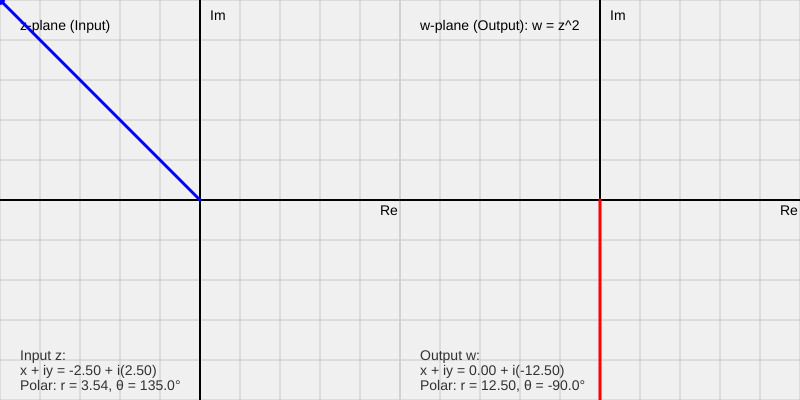
Frame 1 (no input)
Frame 60 (no input): identical to frame 1, image omitted
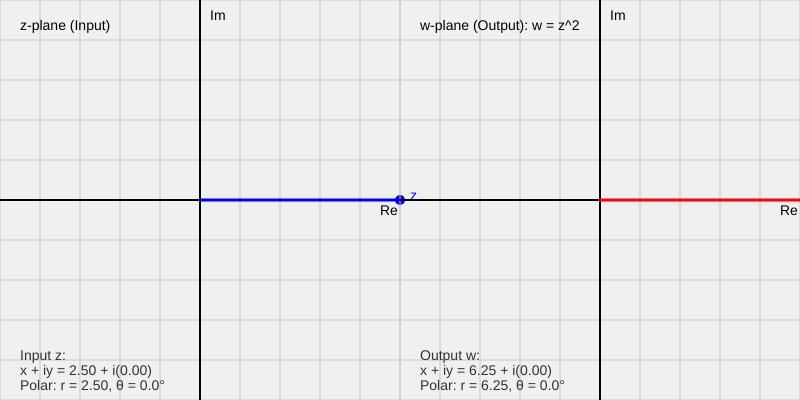
Frame 120 (the mouse pressed at the canvas centre since frame 60)

The p5.js sketch that drew these frames (run headless with seeded random() and noise() and a simulated clock; from frame 60 on, the mouse is pressed at the canvas centre):

// p5.js sketch
// ── sketch.js
// p5.jsによる複素数演算と写像の可視化
// Unit 1: f(z) = z^2 の可視化

let canvasSize = 600;
let plotRange = 2.5; // 座標軸の表示範囲 (-2.5 ～ 2.5)

function setup() {
    createCanvas(800, 400); // 横長のアートボードを作成
    textSize(14);
}

function draw() {
    background(240);

    // --- 1. 左側：入力 z平面 (Input Plane) ---
    push();
    translate(200, 200); // 左側の中心を原点に
    drawGrid("z-plane (Input)");

    // マウス座標を複素数 z に変換
    let z = pixelToMath(mouseX, mouseY, 0, 200); // 0-400の範囲で計算

    // zベクトルを描画 (青色)
    drawVector(z.x, z.y, 'blue', "z");

    // zの情報を表示
    displayInfo(z, -180, 160, "Input z");
    pop();


    // --- 2. 右側：出力 w平面 (Output Plane) ---
    push();
    translate(600, 200); // 右側の中心を原点に
    drawGrid("w-plane (Output): w = z^2");

    // 複素関数の計算: w = z^2
    // (x + iy)^2 = (x^2 - y^2) + i(2xy)
    let wx = z.x * z.x - z.y * z.y;
    let wy = 2 * z.x * z.y;

    // wベクトルを描画 (赤色)
    drawVector(wx, wy, 'red', "w");

    // wの情報を表示
    displayInfo({ x: wx, y: wy }, -180, 160, "Output w");
    pop();
}

// --- 補助関数群 ---

// 座標軸とグリッドを描く
function drawGrid(label) {
    stroke(200);
    strokeWeight(1);

    // グリッド線
    // pixel scaling factor
    let scaleF = 200 / plotRange;

    for (let i = -plotRange; i <= plotRange; i += 0.5) {
        let p = i * scaleF;
        line(p, -200, p, 200); // 縦線
        line(-200, p, 200, p); // 横線
    }

    // 軸
    stroke(0);
    strokeWeight(2);
    line(-200, 0, 200, 0); // 実軸
    line(0, -200, 0, 200); // 虚軸

    fill(0);
    noStroke();
    text(label, -180, -170);
    text("Re", 180, 15);
    text("Im", 10, -180);
}

// ベクトルを描く
function drawVector(x, y, col, label) {
    let px = x * (200 / plotRange);
    let py = -y * (200 / plotRange); // y軸は画面上では下がプラスなので反転

    stroke(col);
    strokeWeight(3);
    line(0, 0, px, py);

    fill(col);
    noStroke();
    circle(px, py, 10);
    text(label, px + 10, py);
}

// ピクセル座標を数学座標に変換
function pixelToMath(mx, my, offsetX, offsetY) {
    // マウスがキャンバス外にある場合の制限
    let localX = mx - offsetX - 200; // translate分を考慮
    let localY = my - 200;

    let x = localX / (200 / plotRange);
    let y = -localY / (200 / plotRange); // y軸反転

    return { x: x, y: y };
}

// 数値情報を表示
function displayInfo(v, x, y, title) {
    fill(50);
    noStroke();
    let r = sqrt(v.x * v.x + v.y * v.y);
    let theta = degrees(atan2(v.y, v.x));

    text(`${title}:`, x, y);
    text(`x + iy = ${nf(v.x, 1, 2)} + i(${nf(v.y, 1, 2)})`, x, y + 15);
    text(`Polar: r = ${nf(r, 1, 2)}, θ = ${nf(theta, 1, 1)}°`, x, y + 30);
}
